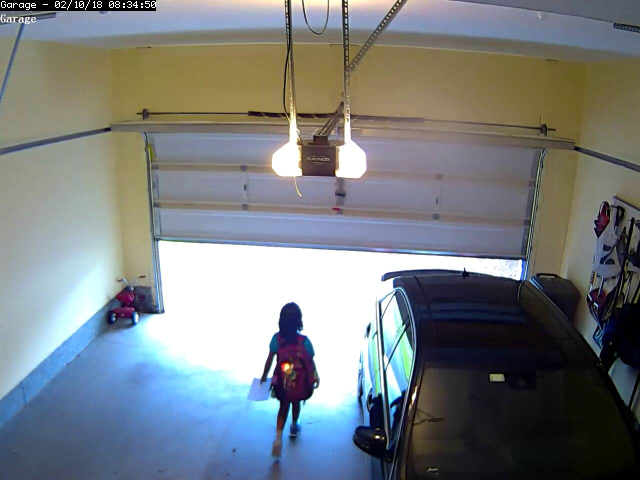
#> input picture utils/images/1.jpg, 1280 x 960 px (shown at 1/2 size)
$ python detect.py --image images/1.jpg
#> lines starting #> are read from the running program, lines starting #| are printed output that depends on the picture
#!/usr/bin/python

# Please don't ask me questions about this script
# its a simple OpenCV person detection script I've proved as a sample "hook" you can add to the notification server

# credit: https://www.pyimagesearch.com/2015/11/16/hog-detectmultiscale-parameters-explained/

# import the necessary packages
from __future__ import print_function
from imutils.object_detection import non_max_suppression
from imutils import paths
import numpy as np
import argparse
import imutils
import cv2
import datetime
import os

# construct the argument parse and parse the arguments
ap = argparse.ArgumentParser()
ap.add_argument("-d", "--delete", action="store_true",  help="delete image after processing")
ap.add_argument("-i", "--image", required=True, help="image with path")
ap.add_argument("-w", "--win-stride", type=str, default="(4, 4)",
	help="window stride")
ap.add_argument("-p", "--padding", type=str, default="(8, 8)",
	help="object padding")
ap.add_argument("-s", "--scale", type=float, default=1.05,
	help="image pyramid scale")
ap.add_argument("-m", "--mean-shift", type=int, default=-1,
	help="whether or not mean shift grouping should be used")

args = vars(ap.parse_args())

 # evaluate the command line arguments (using the eval function like
# this is not good form, but let's tolerate it for the example)
winStride = eval(args["win_stride"])
padding = eval(args["padding"])
meanShift = True if args["mean_shift"] > 0 else False

# initialize the HOG descriptor/person detector
hog = cv2.HOGDescriptor()
hog.setSVMDetector(cv2.HOGDescriptor_getDefaultPeopleDetector())
image = cv2.imread(args["image"])
#> image is the input picture: shape (960, 1280, 3); mean B, G, R 129.6, 126.2, 120.6
image = imutils.resize(image, width=min(400, image.shape[1]))
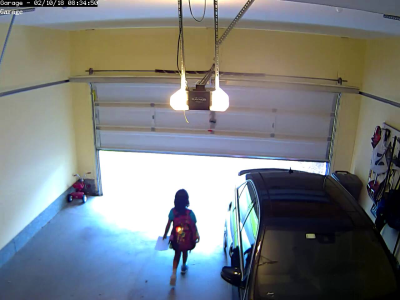
#> image: shape (300, 400, 3); mean B, G, R 129.6, 126.2, 120.6
# detect people in the image
start = datetime.datetime.now()
r,w = hog.detectMultiScale(image, winStride=winStride,
	padding=padding, scale=args["scale"], useMeanshiftGrouping=meanShift)
#> r = [[149, 175, 65, 125]]; w = [0.983]

if len(r) > 0:
    print ("person detected")

if (args["delete"]):
    os.remove(args["image"])
#print("[INFO] detection took: {}s".format(
#	(datetime.datetime.now() - start).total_seconds()))
